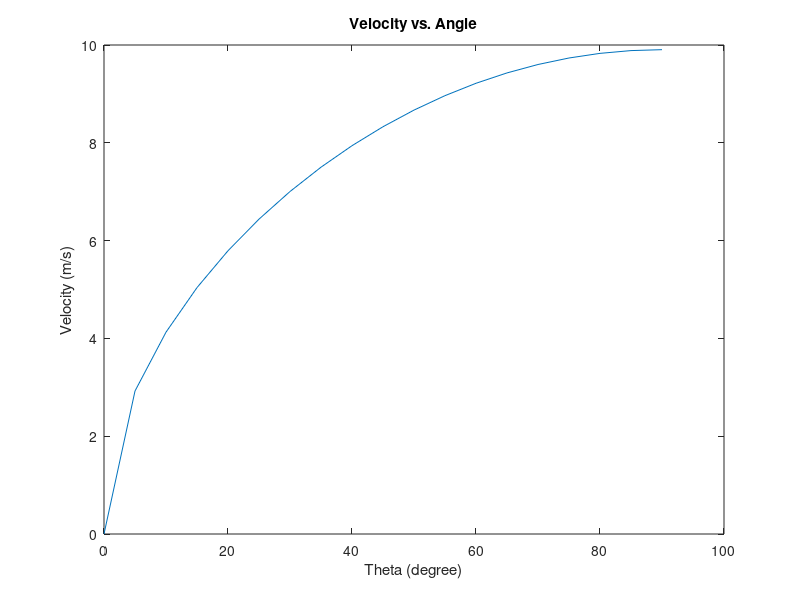
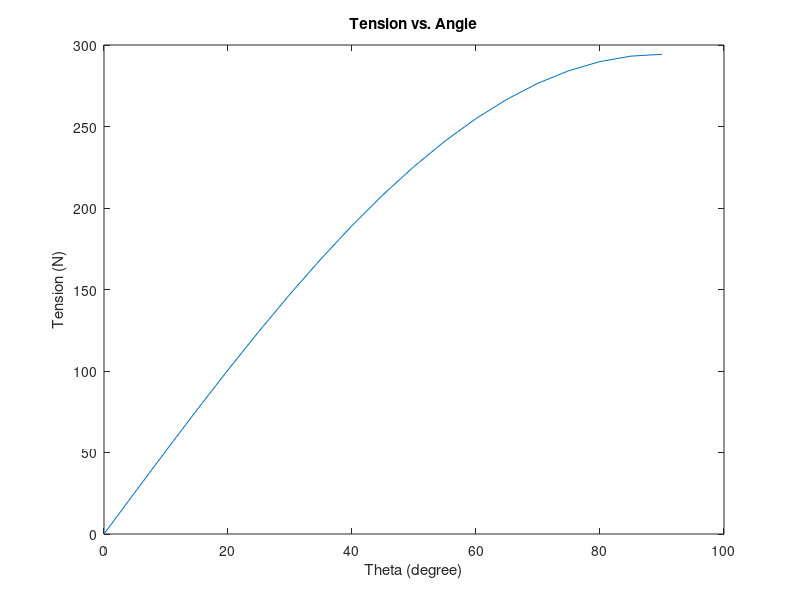

Here is the MATLAB script that generated these plots, in order:
clear,clc
x=1;
theta=[0:5:90];
for angle=theta
v(x,1)=sqrt(98.1*sind(angle));
T(x,1)=196.2*sind(angle)+98.1*sind(angle);
x=x+1;
end
plot(theta,v)
xlabel 'Theta (degree)'
ylabel 'Velocity (m/s)'
title 'Velocity vs. Angle'
figure
plot(theta,T)
xlabel 'Theta (degree)'
ylabel 'Tension (N)'
title 'Tension vs. Angle'